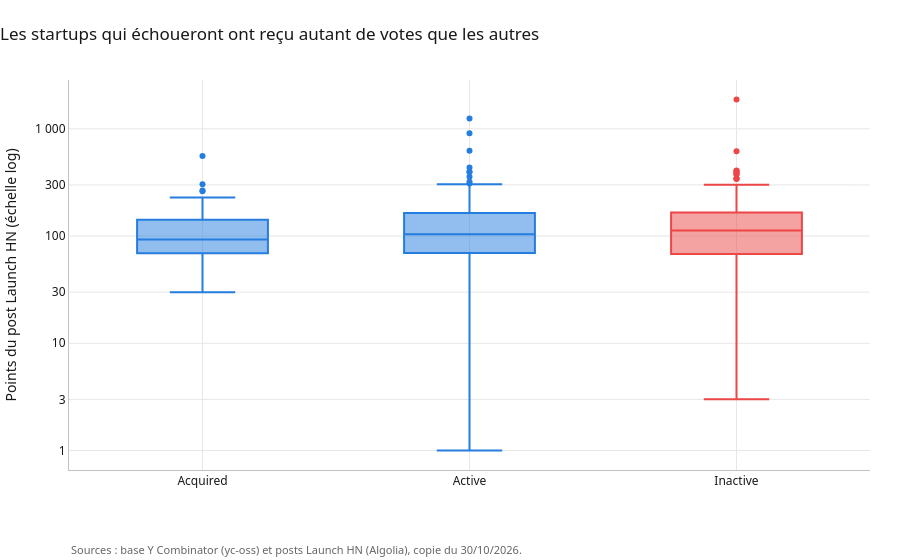

Notebook source saved alongside this figure:
### Markdown cell above
La réécriture est la règle : en médiane, un dixième seulement des mots est commun aux deux pitchs,
et plus de 40 % des startups n'en gardent aucun. Elle ne sépare pourtant pas les destins : les startups
rachetées, actives ou inactives ont des similarités proches (0,19, 0,16 et 0,21 en moyenne), et les
pitchs entièrement réécrits échouent autant que leur promotion (ratio de 1,02, intervalle de 0,73 à
1,39). Les inactives gardent même un peu plus leur pitch d'origine, ce qui s'explique sans doute par
une fiche YC qui n'est plus mise à jour après l'arrêt (Voodoo Manufacturing est restée « AWS for
manufacturing ») plutôt que par un pitch mieux trouvé.

### 3.6 Et la foule ? Réaction sur Hacker News

Le post Launch HN reçoit des votes (points) et des commentaires. Les lecteurs de Hacker News
repèrent-ils les startups qui vont durer ? `analyse.reaction_hn_et_destin` décrit points et
commentaires par statut, et on compare le taux d'échec par quart de points.

### Code cell
display(analyse.reaction_hn_et_destin(etude))
etude["quart_points"] = pd.qcut(
    etude["hn_points"], 4, labels=["1er quart", "2e quart", "3e quart", "4e quart"]
)
display(analyse.taux_echec_standardise(etude, "quart_points").sort_index().round(2))
graphiques.boites_reaction(
    etude, "Les startups qui échoueront ont reçu autant de votes que les autres"
)

### Figure 1 — Plotly figure (JSON) as saved in the notebook; plotly's stock layout.template omitted (floating-point values rounded to 4 significant figures; data arrays with more than 128 entries replaced by an {"elided": "..."} marker saying what was removed)
{"data": [{"alignmentgroup": "True", "boxpoints": "outliers", "hovertemplate": "statut=%{x}<br>hn_points=%{y}<extra></extra>", "legendgroup": "Acquired", "marker": {"color": "#257de0"}, "name": "Acquired", "notched": false, "offsetgroup": "Acquired", "orientation": "v", "showlegend": true, "type": "box", "x": ["Acquired", "Acquired", "Acquired", "Acquired", "Acquired", "Acquired", "Acquired", "Acquired", "Acquired", "Acquired", "Acquired", "Acquired", "Acquired", "Acquired", "Acquired", "Acquired", "Acquired", "Acquired", "Acquired", "Acquired", "Acquired", "Acquired", "Acquired", "Acquired", "Acquired", "Acquired", "Acquired", "Acquired", "Acquired", "Acquired", "Acquired", "Acquired", "Acquired", "Acquired", "Acquired", "Acquired", "Acquired", "Acquired", "Acquired", "Acquired", "Acquired", "Acquired", "Acquired", "Acquired", "Acquired", "Acquired", "Acquired", "Acquired", "Acquired", "Acquired", "Acquired", "Acquired", "Acquired", "Acquired", "Acquired", "Acquired", "Acquired", "Acquired", "Acquired", "Acquired", "Acquired", "Acquired", "Acquired", "Acquired", "Acquired", "Acquired", "Acquired", "Acquired", "Acquired", "Acquired", "Acquired", "Acquired", "Acquired", "Acquired", "Acquired", "Acquired", "Acquired", "Acquired", "Acquired", "Acquired", "Acquired", "Acquired", "Acquired", "Acquired", "Acquired", "Acquired", "Acquired"], "x0": " ", "xaxis": "x", "y": [143, 80, 108, 51, 114, 87, 56, 132, 122, 79, 75, 58, 64, 62, 55, 90, 93, 47, 154, 77, 45, 42, 83, 61, 81, 84, 184, 183, 130, 51, 30, 229, 171, 94, 172, 99, 90, 140, 78, 90, 100, 134, 61, 100, 125, 119, 186, 111, 105, 69, 142, 93, 131, 167, 262, 64, 157, 168, 170, 193, 205, 191, 174, 115, 102, 78, 305, 80, 52, 90, 64, 41, 66, 134, 266, 141, 559, 55, 113, 69, 84, 72, 58, 183, 74, 58, 79], "y0": " ", "yaxis": "y"}, {"alignmentgroup": "True", "boxpoints": "outliers", "hovertemplate": "statut=%{x}<br>hn_points=%{y}<extra></extra>", "legendgroup": "Active", "marker": {"color": "#257de0"}, "name": "Active", "notched": false, "offsetgroup": "Active", "orientation": "v", "showlegend": true, "type": "box", "x": {"elided": "215 str values"}, "x0": " ", "xaxis": "x", "y": {"elided": "215 int values"}, "y0": " ", "yaxis": "y"}, {"alignmentgroup": "True", "boxpoints": "outliers", "hovertemplate": "statut=%{x}<br>hn_points=%{y}<extra></extra>", "legendgroup": "Inactive", "marker": {"color": "#ec4647"}, "name": "Inactive", "notched": false, "offsetgroup": "Inactive", "orientation": "v", "showlegend": true, "type": "box", "x": ["Inactive", "Inactive", "Inactive", "Inactive", "Inactive", "Inactive", "Inactive", "Inactive", "Inactive", "Inactive", "Inactive", "Inactive", "Inactive", "Inactive", "Inactive", "Inactive", "Inactive", "Inactive", "Inactive", "Inactive", "Inactive", "Inactive", "Inactive", "Inactive", "Inactive", "Inactive", "Inactive", "Inactive", "Inactive", "Inactive", "Inactive", "Inactive", "Inactive", "Inactive", "Inactive", "Inactive", "Inactive", "Inactive", "Inactive", "Inactive", "Inactive", "Inactive", "Inactive", "Inactive", "Inactive", "Inactive", "Inactive", "Inactive", "Inactive", "Inactive", "Inactive", "Inactive", "Inactive", "Inactive", "Inactive", "Inactive", "Inactive", "Inactive", "Inactive", "Inactive", "Inactive", "Inactive", "Inactive", "Inactive", "Inactive", "Inactive", "Inactive", "Inactive", "Inactive", "Inactive", "Inactive", "Inactive", "Inactive", "Inactive", "Inactive", "Inactive", "Inactive", "Inactive", "Inactive", "Inactive", "Inactive", "Inactive", "Inactive", "Inactive", "Inactive", "Inactive", "Inactive", "Inactive", "Inactive", "Inactive"], "x0": " ", "xaxis": "x", "y": [166, 178, 142, 301, 171, 46, 84, 199, 53, 1879, 63, 42, 114, 127, 66, 344, 28, 33, 108, 83, 191, 28, 56, 404, 43, 99, 86, 71, 51, 377, 84, 107, 119, 28, 149, 63, 75, 224, 165, 71, 107, 68, 95, 107, 106, 117, 103, 22, 59, 55, 410, 148, 114, 122, 154, 121, 264, 118, 266, 75, 401, 125, 89, 154, 3, 340, 162, 75, 87, 201, 65, 103, 55, 131, 103, 158, 116, 112, 145, 143, 62, 617, 377, 57, 182, 345, 206, 390, 11, 132], "y0": " ", "yaxis": "y"}], "layout": {"annotations": [{"font": {"color": "#666666", "size": 11}, "showarrow": false, "text": "Sources : base Y Combinator (yc-oss) et posts Launch HN (Algolia), copie du 30/10/2026.", "x": 0, "xanchor": "left", "xref": "paper", "y": 0, "yanchor": "top", "yref": "paper", "yshift": -70}], "boxmode": "overlay", "font": {"color": "#191919", "family": "system-ui, -apple-system, Segoe UI, sans-serif"}, "hoverlabel": {"bgcolor": "white"}, "legend": {"title": {"text": "statut"}, "tracegroupgap": 0}, "margin": {"b": 90, "l": 10, "r": 30, "t": 80}, "showlegend": false, "title": {"text": "Les startups qui échoueront ont reçu autant de votes que les autres", "x": 0, "xanchor": "left"}, "xaxis": {"anchor": "y", "categoryarray": ["Acquired", "Active", "Inactive"], "categoryorder": "array", "domain": [0.0, 1.0], "gridcolor": "#e7e7e7", "linecolor": "#c2c2c2", "title": {}, "zeroline": false}, "yaxis": {"anchor": "x", "domain": [0.0, 1.0], "gridcolor": "#e7e7e7", "linecolor": "#c2c2c2", "ticktext": ["1", "3", "10", "30", "100", "300", "1 000", "3 000"], "tickvals": [1, 3, 10, 30, 100, 300, 1000, 3000], "title": {"text": "Points du post Launch HN (échelle log)"}, "type": "log", "zeroline": false}}}
